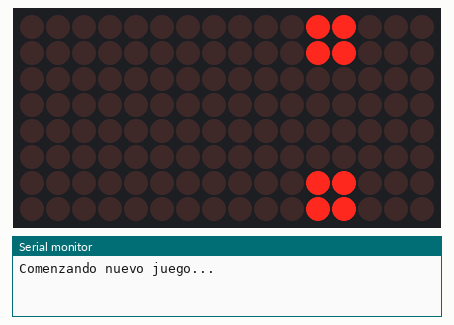
Bench run of a sketch on a simulated Arduino Uno, built with avr-gcc and run on an emulated ATmega328P. Parts: 16×8 LED matrix, the last lines printed to the serial monitor. Wiring (inferred from the names in the program): 2 × MAX7219 LED driver (orientation assumed): data pin 5; clock pin 7; CS pin 6. Random numbers use the default seed unless the sketch sets one.

Above: at 0.1 s.
At 2.1 s:
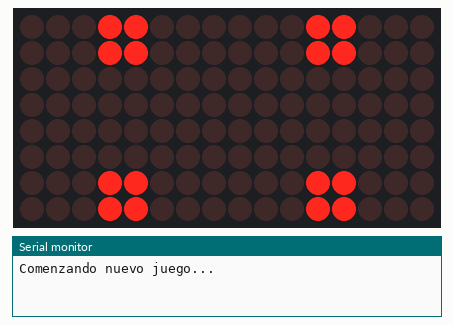
At 4.1 s:
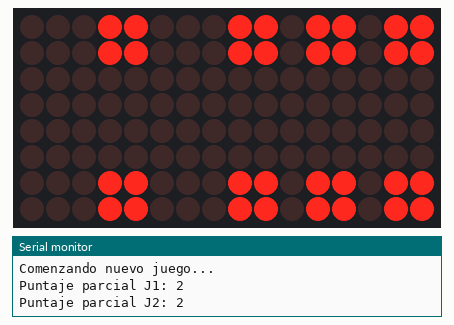
At 8.1 s:
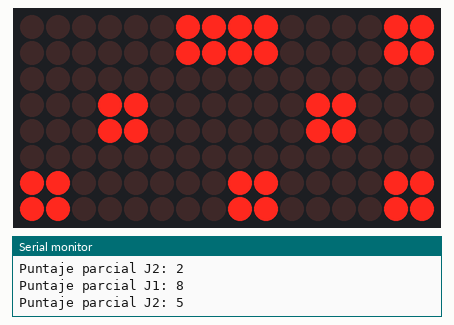
At 22.1 s:
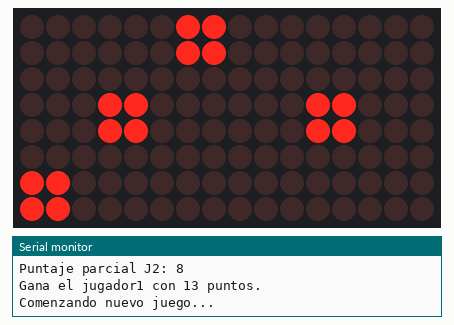
At 32.1 s:
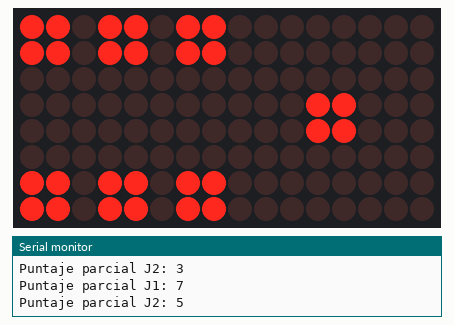

The sketch:

ej9_a.ino
```cpp
int dataIn = 5;
int load = 6;
int clock = 7;
const int tiempo = 1000;

int maxInUse = 2;    //change this variable to set how many MAX7219's you'll use

int e = 0;           // just a variable

// define max7219 registers
byte max7219_reg_noop        = 0x00;
byte max7219_reg_digit0      = 0x01;
byte max7219_reg_digit1      = 0x02;
byte max7219_reg_digit2      = 0x03;
byte max7219_reg_digit3      = 0x04;
byte max7219_reg_digit4      = 0x05;
byte max7219_reg_digit5      = 0x06;
byte max7219_reg_digit6      = 0x07;
byte max7219_reg_digit7      = 0x08;
byte max7219_reg_decodeMode  = 0x09;
byte max7219_reg_intensity   = 0x0a;
byte max7219_reg_scanLimit   = 0x0b;
byte max7219_reg_shutdown    = 0x0c;
byte max7219_reg_displayTest = 0x0f;

void putByte(byte data) {
  byte i = 8;
  byte mask;
  while(i > 0) {
    mask = 0x01 << (i - 1);      // get bitmask
    digitalWrite( clock, LOW);   // tick
    if (data & mask){            // choose bit
      digitalWrite(dataIn, HIGH);// send 1
    }else{
      digitalWrite(dataIn, LOW); // send 0
    }
      digitalWrite(clock, HIGH);   // tock
      --i;                         // move to lesser bit
  }
}

void maxSingle( byte reg, byte col) {
//maxSingle is the "easy"  function to use for a single max7219

  digitalWrite(load, LOW);       // begin
  putByte(reg);                  // specify register
  putByte(col);//((data & 0x01) * 256) + data >> 1); // put data
  digitalWrite(load, LOW);       // and load da stuff
  digitalWrite(load,HIGH);
}

void maxAll (byte reg, byte col) {    // initialize  all  MAX7219's in the system
  int c = 0;
  digitalWrite(load, LOW);  // begin
  for ( c =1; c<= maxInUse; c++) {
  putByte(reg);  // specify register
  putByte(col);//((data & 0x01) * 256) + data >> 1); // put data
  }
  digitalWrite(load, LOW);
  digitalWrite(load,HIGH);
}

void maxOne(byte maxNr, byte reg, byte col) {
//maxOne is for addressing different MAX7219's,
//while having a couple of them cascaded

  int c = 0;
  digitalWrite(load, LOW);  // begin

  for ( c = maxInUse; c > maxNr; c--) {
    putByte(0);    // means no operation
    putByte(0);    // means no operation
  }

  putByte(reg);  // specify register
  putByte(col);//((data & 0x01) * 256) + data >> 1); // put data

  for ( c =maxNr-1; c >= 1; c--) {
    putByte(0);    // means no operation
    putByte(0);    // means no operation
  }

  digitalWrite(load, LOW); // and load da stuff
  digitalWrite(load,HIGH);
}


void setup () {
  Serial.begin(9600);
  pinMode(dataIn, OUTPUT);
  pinMode(clock,  OUTPUT);
  pinMode(load,   OUTPUT);

  digitalWrite(13, HIGH);

  //initiation of the max 7219
  maxAll(max7219_reg_scanLimit, 0x07);
  maxAll(max7219_reg_decodeMode, 0x00);  // using an led matrix (not digits)
  maxAll(max7219_reg_shutdown, 0x01);    // not in shutdown mode
  maxAll(max7219_reg_displayTest, 0x00); // no display test
  for (e=1; e<=8; e++) {    // empty registers, turn all LEDs off
    maxAll(e,0);
  }
  maxAll(max7219_reg_intensity, 0x0f & 0x0f);    // the first 0x0f is the value you can set
                                                  // range: 0x00 to 0x0f
}


void loop () {
  Serial.println("Comenzando nuevo juego...");

  int puntajeJugador1 = 0;
  int puntajeJugador2 = 0;

  for (int i = 0; i<3; i++) {

    puntajeJugador1 += elegirRandom(1);
    delay(2000);
    puntajeJugador2 += elegirRandom(2);
    delay(2000);

    Serial.print("Puntaje parcial J1: ");
    Serial.println(puntajeJugador1);

    Serial.print("Puntaje parcial J2: ");
    Serial.println(puntajeJugador2);
  }

  if (puntajeJugador1 >puntajeJugador2) {
    Serial.print("Gana el jugador1 con ");
    Serial.print(puntajeJugador1);
    Serial.println(" puntos.");
  } else {
    Serial.print("Gana el jugador2 con ");
    Serial.print(puntajeJugador2);
    Serial.println(" puntos.");
  }

  delay(10000);
}

int elegirRandom(int numeroDisplay) {
  int eleccion = random(1,7);

  switch (eleccion) {
    case 1:
      uno(numeroDisplay);
      break;
    case 2:
      dos(numeroDisplay);
      break;
    case 3:
      tres(numeroDisplay);
      break;
    case 4:
      cuatro(numeroDisplay);
      break;
    case 5:
      cinco(numeroDisplay);
      break;
    case 6:
      seis(numeroDisplay);
      break;
  }

  return eleccion;
}

void uno(int numeroDisplay) {
  maxOne(numeroDisplay,4,24);
  maxOne(numeroDisplay,5,24);
  maxOne(numeroDisplay,1,0);
  maxOne(numeroDisplay,2,0);
  maxOne(numeroDisplay,7,0);
  maxOne(numeroDisplay,8,0);
}

void dos(int numeroDisplay) {
  maxOne(numeroDisplay,4,0);
  maxOne(numeroDisplay,5,0);
  maxOne(numeroDisplay,1,24);
  maxOne(numeroDisplay,2,24);
  maxOne(numeroDisplay,7,24);
  maxOne(numeroDisplay,8,24);
}

void tres(int numeroDisplay) {
  maxOne(numeroDisplay,1,3);
  maxOne(numeroDisplay,2,3);
  maxOne(numeroDisplay,4,24);
  maxOne(numeroDisplay,5,24);
  maxOne(numeroDisplay,7,192);
  maxOne(numeroDisplay,8,192);
}

void cuatro(int numeroDisplay) {
  maxOne(numeroDisplay,1,195);
  maxOne(numeroDisplay,2,195);
  maxOne(numeroDisplay,4,0);
  maxOne(numeroDisplay,5,0);
  maxOne(numeroDisplay,7,195);
  maxOne(numeroDisplay,8,195);
}

void cinco(int numeroDisplay) {
  maxOne(numeroDisplay,1,195);
  maxOne(numeroDisplay,2,195);
  maxOne(numeroDisplay,4,24);
  maxOne(numeroDisplay,5,24);
  maxOne(numeroDisplay,7,195);
  maxOne(numeroDisplay,8,195);
}

void seis(int numeroDisplay) {
  maxOne(numeroDisplay,1,219);
  maxOne(numeroDisplay,2,219);
  maxOne(numeroDisplay,4,0);
  maxOne(numeroDisplay,5,0);
  maxOne(numeroDisplay,7,219);
  maxOne(numeroDisplay,8,219);
}
```

Measured:
- what the display in image 1 shows lasts 2.0 s, from 2.0 s to 4.0 s
- what the display in image 3 shows lasts 14.0 s, from 8.0 s to 22.0 s
- what the display in image 4 shows lasts 4.0 s, from 22.0 s to 26.0 s
